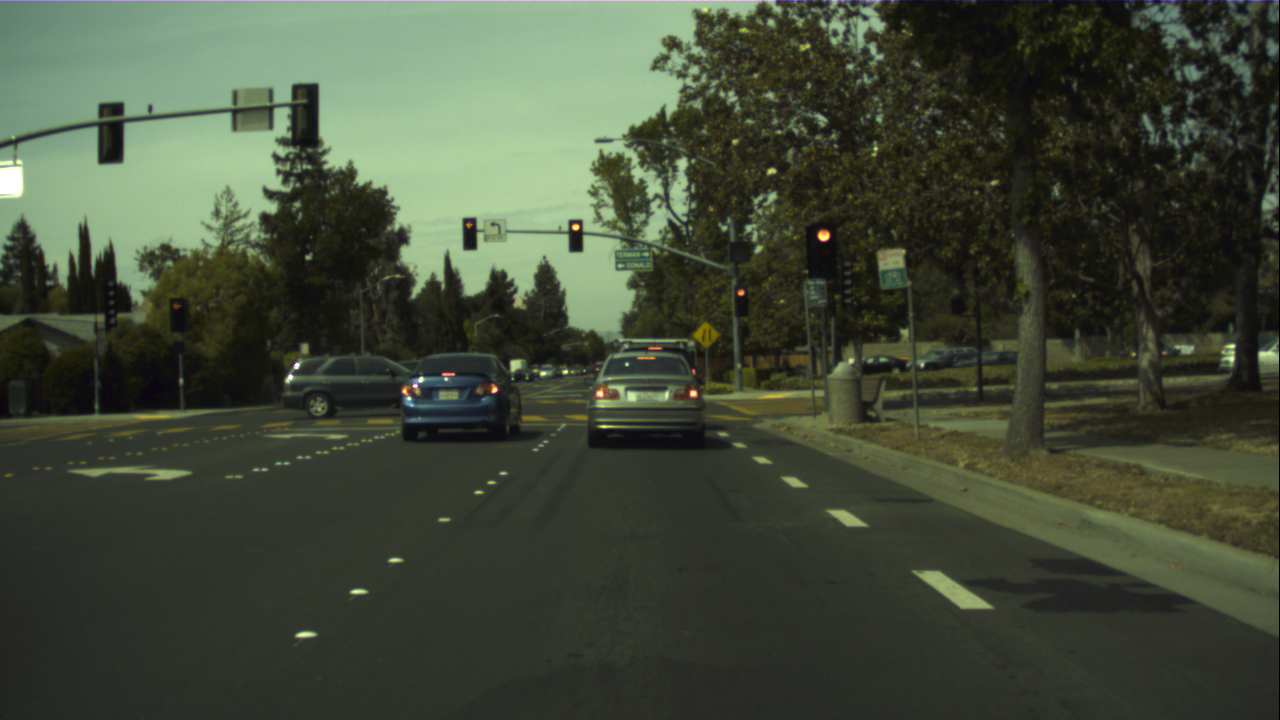
//> input picture src/images/13608.png, 1280 x 720 px, given in place of duckitest.mp4, which was not available
$ ./mainGraf   (built with g++ and OpenCV 4)
//> lines starting //> are read from the running program, lines starting //| are printed output that depends on the picture; after the words box and inside, x2 and y2 are one past the last pixel; in counts of white or black regions, pixels touching at a corner belong together; pictures that were not available may be replaced by others from this repository, and a replacement may not be noted
//> further down, frame is the input picture: 720 rows x 1280 cols, CV_8UC3; mean B, G, R 56.8, 74.2, 66.1
### src/FuzzyCannyEdgeDetection.h
//
// Created by johan on 24.11.2025.
//

#ifndef FUZZYCANNYEDGEDETECTION_H
#define FUZZYCANNYEDGEDETECTION_H


#include <opencv2/opencv.hpp>
#include <vector>


class FuzzyCannyEdgeDetection {

private:
int m_NumberOfEdgesLastFrame = 10000;

double m_UpperThreshold = 5e3;
double m_LowerThreshold = UpperThreshold / 3;
void fuzzyRefreshThreholds(int NumberofEdgesLastFrame);

// Dreieckfunktion
double triangleMF(int x, int a, int b, int c);

// Modifizierte Trapezfunktion für "Too few"
double tooFewMF(int x, int start, int end);

// Modifizierte Trapezfunktion für "Too many"
double tooManyMF(int x, int start, int end);

public:
cv::Mat applyCannyEdgeDetection(cv::Mat image);
};

#endif //FUZZYCANNYEDGEDETECTION_H

### src/FOURPICTURESDISPLAY/DisplayFourPictures.h
//
// Created by root on 05.11.25.
//

#ifndef DISPLAYFOURPICTURES_H
#define DISPLAYFOURPICTURES_H
#include <opencv2/opencv.hpp>
#include <vector>
using namespace cv;
using namespace std;
class DisplayFourPictures {
public:
  // 3. Lösche den Kopier-Konstruktor und Zuweisungs-Operator
  //    Dies verhindert, dass jemand die Instanz kopieren kann.
  DisplayFourPictures(const DisplayFourPictures&) = delete;
  DisplayFourPictures& operator=(const DisplayFourPictures&) = delete;

  // 2. Die öffentliche "getInstance" Methode
  static DisplayFourPictures& getInstance() {
    // 1. Die einzige Instanz wird hier als "static" deklariert.
    //    Sie wird nur beim allerersten Aufruf von getInstance() erstellt.
    //    Dies ist seit C++11 garantiert thread-sicher.
    static DisplayFourPictures instance;

    return instance;
  }

  static void addPictures(Mat image);

private:
  static vector<Mat> m_pictures;
  // 0. Der Konstruktor ist private!
  DisplayFourPictures() {
    // Konstruktor-Logik hier (wird nur einmal ausgeführt)
    std::cout << "Singleton-Instanz erstellt!" << std::endl;
  }
};


#endif //DISPLAYFOURPICTURES_H

### FuzzyCannyEdgeDetection.h
//
// Created by johan on 24.11.2025.
//

#ifndef FUZZYCANNYEDGEDETECTION_H
#define FUZZYCANNYEDGEDETECTION_H


#include <opencv2/opencv.hpp>
#include <vector>


class FuzzyCannyEdgeDetection {

private:
int m_NumberOfLinesLastFrame = 500;

double m_UpperThreshold = 150;
double m_LowerThreshold = m_UpperThreshold / 3;
void fuzzyRefreshThresholds(int NumberOfLinesLastFrame);

// Dreieckfunktion
double triangleMF(int x, int a, int b, int c);

// Modifizierte Trapezfunktion für "Too few"
double tooFewMF(int x, int start, int end);

// Modifizierte Trapezfunktion für "Too many"
double tooManyMF(int x, int start, int end);

public:
    cv::Mat applyCannyEdgeDetection(cv::Mat image);

    void updateThresholds(int detectedLinesCount);

    // Getter für Debugging
    double getUpperThreshold() const { return m_UpperThreshold; }
};

#endif //FUZZYCANNYEDGEDETECTION_H

### TRACKING/Tracking.h
#ifndef TRACKING_H
#define TRACKING_H
#include <opencv2/opencv.hpp>
#include <opencv2/video/tracking.hpp>
#include <vector>
#include "FuzzyCannyEdgedetection.h"
#include "../FOURPICTURESDISPLAY/DisplayFourPictures.h"
using namespace cv;
using namespace std;
struct LaneLine {
    double rho;   // Abstand zum Ursprung (Pixel)
    double theta; // Winkel der Normalen (Bogenmaß)
};
class Tracking
{
    //p entfernung vom ursprung und θ gleich winkel
    //als p= x*cos(O)+y*sin(O)
/*     In der Praxis: Hesse’sche Normalform x · cos(θ) + y · sin(θ) = p
        Parameterraum (p, θ), mit 0 ≤ θ < π und −rmax ≤ r(θ) ≤ rmax
        (rmax = (1/2)*(√M²+ N²) )*/

        // bei hohen geschwindigkeiten hat sich der Kalmanfilter als schlechetr erwiesen
        //ein einfacheres verfahren letztes verwenden von (p,θ) hat sich als besser erwiesen
        //Tracking setzt das verwenden des alten (p,θ) um also Acc(p,θ)

private:
    KalmanFilter kfLeft;
    KalmanFilter kfRight;
    FuzzyCannyEdgeDetection FuzzyCanny;
    /* data */
public:
    Tracking(/* args */);
    void applyAndDrawROITrapezoid(cv::Mat& img_edges, cv::Mat& img_visual);
    void applyAndDrawROITriangle(cv::Mat& img_edges, cv::Mat& img_visual);
    void drawRhoThetaLine(Mat& img, double rho, double theta, Scalar color, int thickness);
    void initKF(cv::KalmanFilter &kf);
    void generateHoughValuesAndTest();
    void generateHoughValuesOntestvideowithTriangle(Mat img);
    void generateHoughValuesOntestvideowithTrapezoid(Mat img );
    vector<LaneLine> process(cv::Mat& visual_img, double rhoL, double thetaL, bool hasLeft, double rhoR, double thetaR, bool hasRight);
    ~Tracking();
};
#endif // TRACKING_H

### src/NOISEREDUCTION/NoiseReduction.h
//
// Created by root on 05.11.25.
//

#ifndef DOCKIBOT_NOISEREDUCTION_H
#define DOCKIBOT_NOISEREDUCTION_H
#include <opencv2/opencv.hpp>
using namespace cv;
class NoiseReduction {
   static Mat m_image;
    public:
    Mat completeRunNoiseReduction(Mat image);
};


#endif //DOCKIBOT_NOISEREDUCTION_H

### FOURPICTURESDISPLAY/DisplayFourPictures.h
//
// Created by root on 05.11.25.
//

#ifndef DISPLAYFOURPICTURES_H
#define DISPLAYFOURPICTURES_H
#include <opencv2/opencv.hpp>
#include <vector>
using namespace cv;
using namespace std;
class DisplayFourPictures {
public:
  // 3. Lösche den Kopier-Konstruktor und Zuweisungs-Operator
  //    Dies verhindert, dass jemand die Instanz kopieren kann.
  DisplayFourPictures(const DisplayFourPictures&) = delete;
  DisplayFourPictures& operator=(const DisplayFourPictures&) = delete;

  // 2. Die öffentliche "getInstance" Methode
  static DisplayFourPictures& getInstance() {
        static DisplayFourPictures instance;
        return instance;
    }
// NEUE FUNKTION: Vergleicht Trapez vs. Dreieck ROI
    static void showROIComparison(Mat image);
  static void addPictures(Mat image);

private:
  static vector<Mat> m_pictures;
  // 0. Der Konstruktor ist private!
  DisplayFourPictures() {

    // Konstruktor-Logik hier (wird nur einmal ausgeführt)
    std::cout << "Singleton-Instanz erstellt!" << std::endl;
  }
};


#endif //DISPLAYFOURPICTURES_H

### COLORSPACESCALING/ColorSpaceScaling.h
#ifndef COLORSPACESCALING_H
#define COLORSPACESCALING_H
#include <opencv2/opencv.hpp>
using namespace cv;
using namespace std;
class ColorSpaceScaling {
public:
    static int m_imageFlagYuv;
    static Mat m_image; // Das BGR-Bild, auf das wir zeichnen

    static void greyScaleBGRTOGREY();

    static void backYUVToRGB();

    static void yuvScale();

    // NEUE SIGNATUR: Nimmt das YUV-Bild zum Lesen entgegen
    static void drawLine( int k, int step, int y_line, int starlefside,const Mat& yuvImage);

    static void verticalThreeFourthLine();
    static Mat CompleteRunCSS(Mat image);
};

#endif //COLORSPACESCALING_H

### FuzzyCannyEdgeDetection.cpp
//
// Created by johan on 24.11.2025.
//

#include "FuzzyCannyEdgeDetection.h"

#include <iostream>
#include <ostream>


// Dreieckfunktion
// [56 lines left out: functions triangleMF, tooFewMF, tooManyMF, fuzzyRefreshThresholds, not called in this run]


cv::Mat FuzzyCannyEdgeDetection::applyCannyEdgeDetection(cv::Mat image) {

    // Canny Detection durchführen
    cv::Mat edges;
    cv::Canny(image, edges, m_LowerThreshold, m_UpperThreshold);
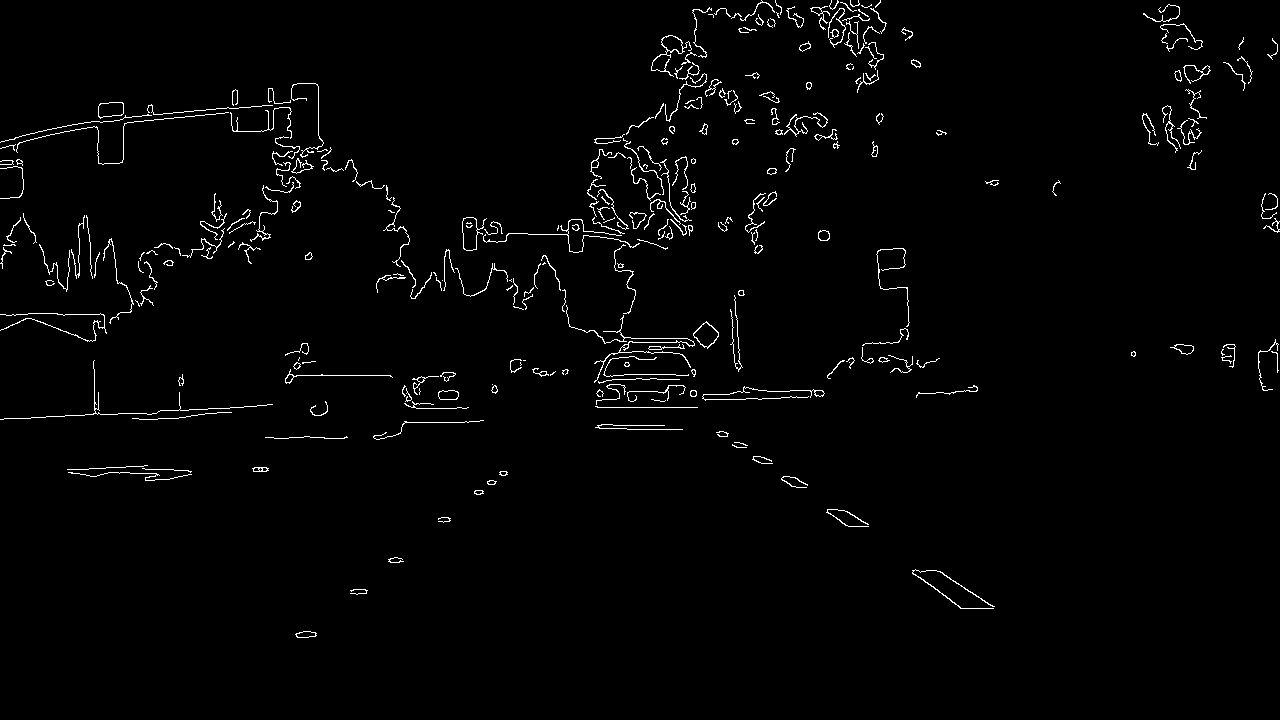
//> edges: 720 rows x 1280 cols, CV_8UC1; 1.7% white in thin lines or dots, all inside (x1, y1, x2, y2) = (0, 0, 1280, 638)

    // Anzahl der erkannten linien zählen
    //m_NumberLinesLastFrame = D.Anzahlerkanntelinien; //statisches attribut //TODO
    //m_NumberOfLinesLastFrame = 345; //platzhalter, eigentlich anzahl erkannter linien aus der pipeline-Klasse D nutzen.

	// Thresholds entsprechend der detektierten Linien aktualisieren
	//fuzzyRefreshThresholds(m_NumberOfLinesLastFrame);
    return edges;
}

// [4 lines left out: function updateThresholds, not called in this run]

### TRACKING/Tracking.cpp

#include "Tracking.h"

#include <iostream>
#include <ostream>

#include "../FuzzyCannyEdgeDetection.h"

void Tracking::initKF(KalmanFilter &kf) {
  // Initialisiert einen Filter (genau wie dein alter Code, nur generisch)
    kf.init(4, 2, 0, CV_64F);

    // A. Übergangsmatrix (F)
    kf.transitionMatrix = (cv::Mat_<double>(4, 4) <<
        1, 0, 1, 0,
        0, 1, 0, 1,
        0, 0, 1, 0,
        0, 0, 0, 1);

    // B. Messmatrix (H)
    kf.measurementMatrix = (cv::Mat_<double>(2, 4) <<
        1, 0, 0, 0,
        0, 1, 0, 0);

    // C. Rauschen
    setIdentity(kf.processNoiseCov, Scalar::all(1e-4));
    setIdentity(kf.measurementNoiseCov, Scalar::all(1e-1));
    setIdentity(kf.errorCovPost, Scalar::all(1));
    }
    Tracking::~Tracking() {
        // Destructor
    }
    Tracking::Tracking(){
    // Beide Filter initialisieren
    initKF(kfLeft);
    initKF(kfRight);// Singleton-Instanz holen

    }

    // --- Hilfsfunktion zum Zeichnen von Rho/Theta ---
    void Tracking::drawRhoThetaLine(Mat& img, double rho, double theta, Scalar color, int thickness) {
        // Umrechnung von Polar (rho, theta) zu Kartesisch (2 Punkte)
        double a = cos(theta);
        double b = sin(theta);
        double x0 = a * rho;
        double y0 = b * rho;

        // Wir berechnen zwei Punkte weit außerhalb des Bildes (+/- 1000 Pixel)
        Point pt1, pt2;
        pt1.x = cvRound(x0 + 1000 * (-b));
        pt1.y = cvRound(y0 + 1000 * (a));
        pt2.x = cvRound(x0 - 1000 * (-b));
        pt2.y = cvRound(y0 - 1000 * (a));

        line(img, pt1, pt2, color, thickness, LINE_AA);
    }
//Hilfsfunktion um generierte testdaten zu erstellen und den tracking algorithmus zu testen
    // [101 lines left out: function generateHoughValuesAndTest, not called in this run]
void Tracking::applyAndDrawROITrapezoid(cv::Mat& img_edges, cv::Mat& img_visual) {
    int h = img_edges.rows;
    int w = img_edges.cols;

    // --- 1. DEFINITION DER PUNKTE (Das Trapez) ---
    // Hier stellst du ein, wie viel weggeschnitten wird.
    vector<Point> roi_points;
    roi_points.push_back(Point(0, h));           // Links Unten
    roi_points.push_back(Point(w, h));           // Rechts Unten
    roi_points.push_back(Point(w, h * 0.45));    // Rechts Oben (45% der Höhe)
    roi_points.push_back(Point(0, h * 0.45));    // Links Oben  (45% der Höhe)

    // --- 2. MASKIERUNG (Für das Kantenbild) ---
    // Erstelle schwarze Maske
    Mat mask = Mat::zeros(img_edges.size(), img_edges.type());

    // Fülle das Trapez weiß
    fillConvexPoly(mask, roi_points, Scalar(255));
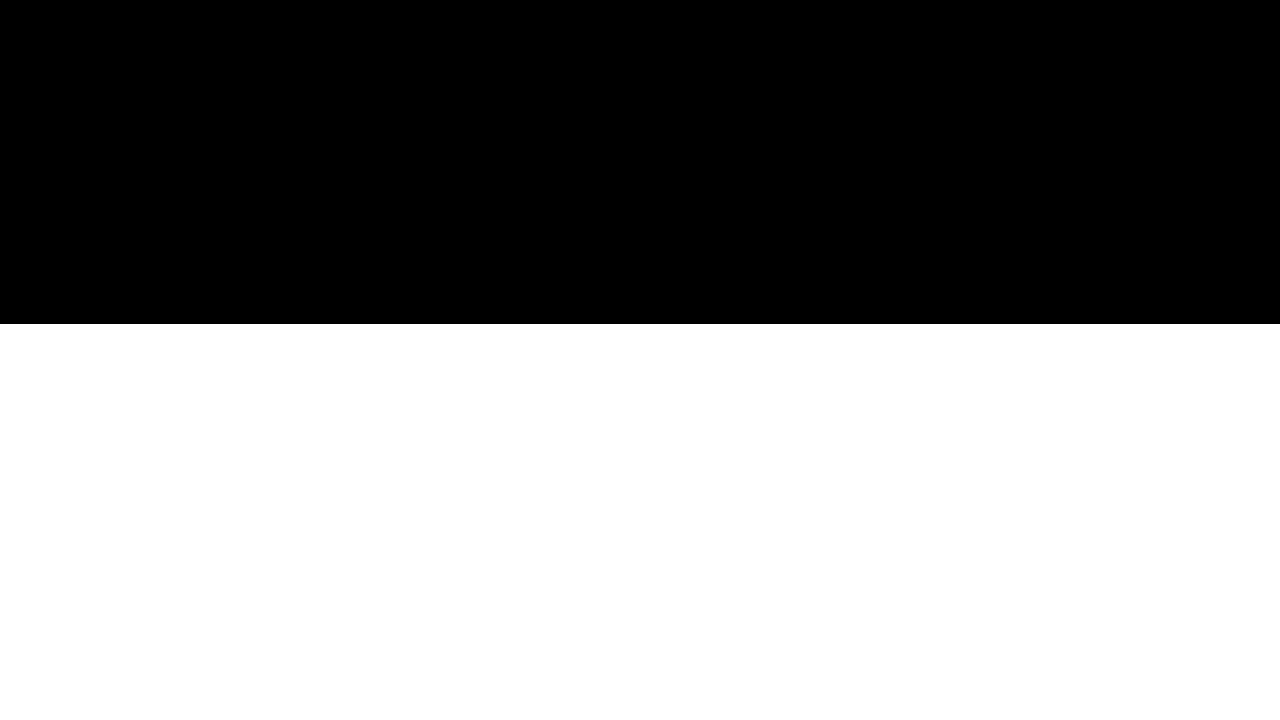
//> mask: 720 rows x 1280 cols, CV_8UC1; 55% white; 1 black region, box (x1, y1, x2, y2) and area: (0, 0, 1280, 324) 414720

    // Wende Maske an: Alles außerhalb des Trapezes wird im Kantenbild schwarz
    bitwise_and(img_edges, mask, img_edges);
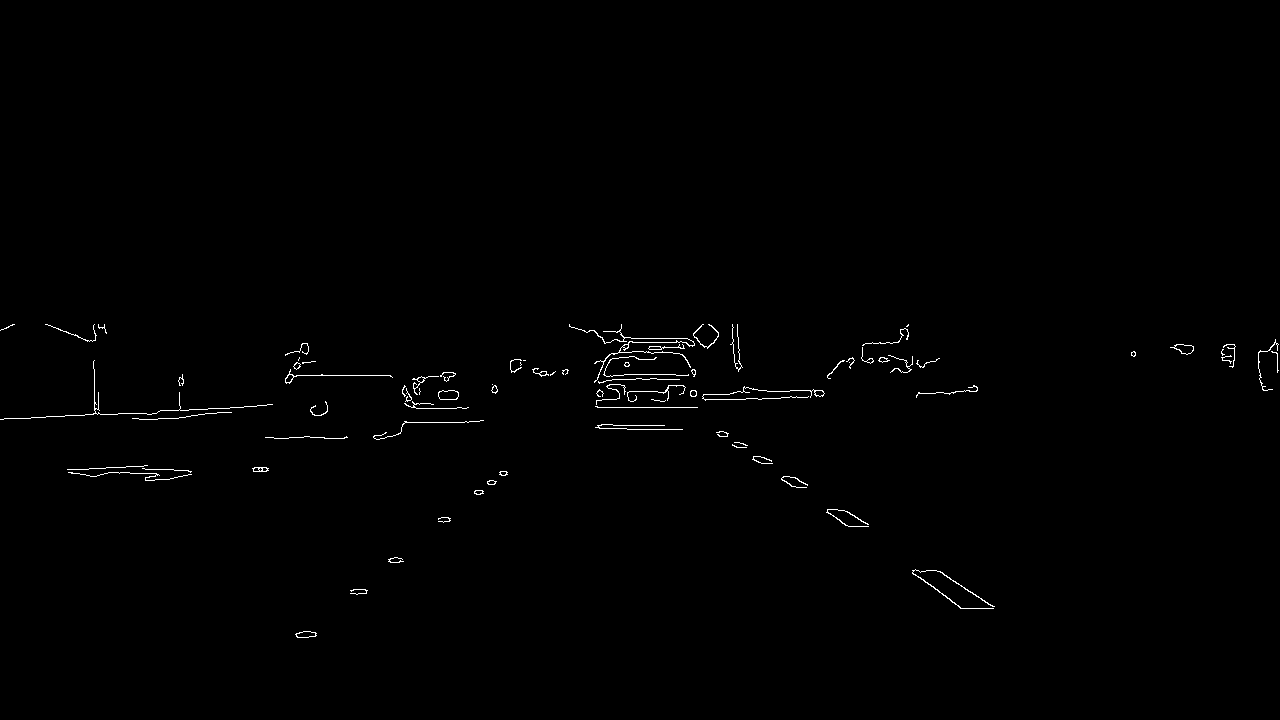
//> img_edges: 720 rows x 1280 cols, CV_8UC1; 0.56% white in thin lines or dots, all inside (x1, y1, x2, y2) = (0, 324, 1279, 638)

    // --- 3. ZEICHNEN (Für das Farbbild/Video) ---
    // Zeichne gelbe Linien um das Trapez, damit du siehst, wo der Roboter guckt
    const Point* pts_ptr = &roi_points[0];
    int n_pts = (int)roi_points.size();

    // Scalar(0, 255, 255) ist Gelb in BGR
    polylines(img_visual, &pts_ptr, &n_pts, 1, true, Scalar(0, 255, 255), 2);
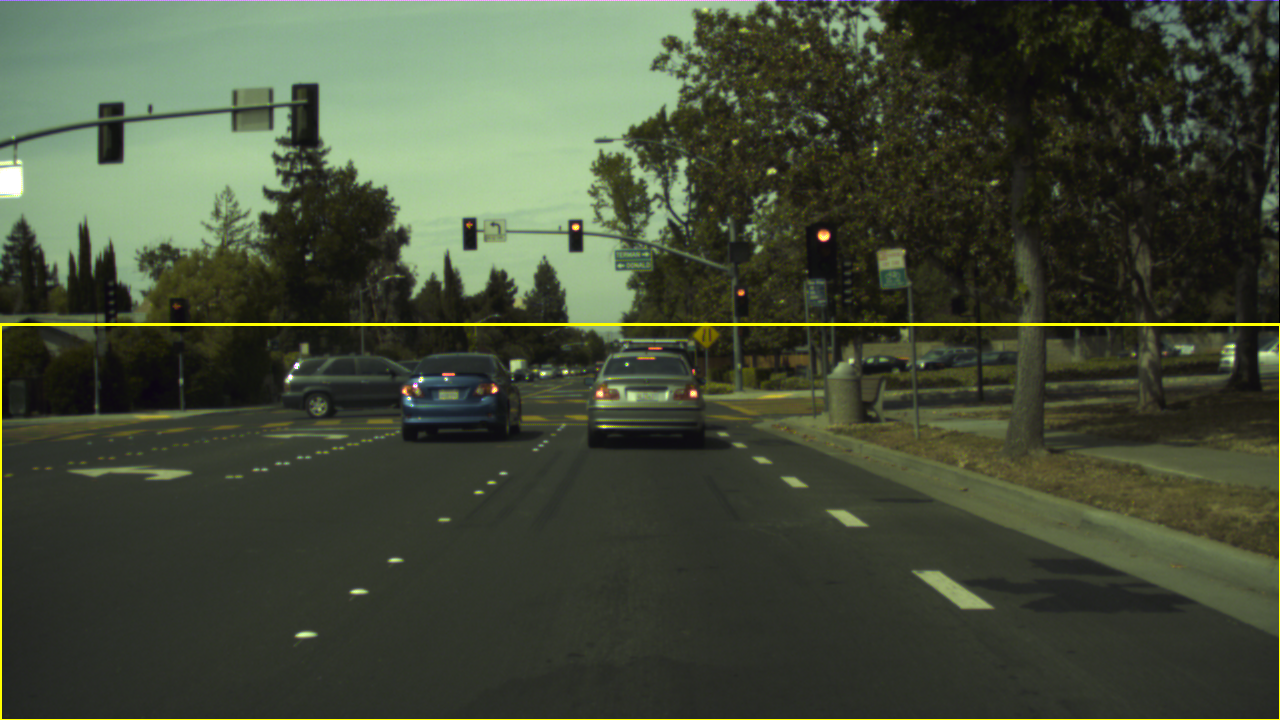
//> img_visual: 720 rows x 1280 cols, CV_8UC3; 0.68% of pixels changed, all inside (x1, y1, x2, y2) = (0, 323, 1280, 720)
}
// [30 lines left out: function applyAndDrawROITriangle, not called in this run]
void Tracking::generateHoughValuesOntestvideowithTriangle(Mat img) {
    Mat image, gray, blurred, dst, color_dst;

    image = img.clone();
    color_dst = image.clone();

    // 1. Vorverarbeitung
    cvtColor(image, gray, COLOR_BGR2GRAY);
    GaussianBlur(gray, blurred, Size(7, 7), 1.5);

    // --- Fuzzy Canny nutzen ---
    dst = FuzzyCanny.applyCannyEdgeDetection(blurred);

    // 2. ROI (Maskieren)
    dst = m_roi.update(dst);
    m_roi.draw(color_dst);

    // Line Detection
    LineDetection lineDetector;

    // Besserer Wert: 45
    lineDetector.setHoughThreshold(45);

    int rawCount = 0;

    std::vector<LaneLine> results = lineDetector.detectLines(dst, color_dst, rawCount);

    // Dem Fuzzy-Regler sagen, wie viele Linien es waren, damit er für das NÄCHSTE Bild lernt.
    FuzzyCanny.updateThresholds(rawCount);

    // Index 0 ist laut der Klasse immer LINKS
    LaneLine leftLine = results[0];
    // Index 1 ist laut der Klasse immer RECHTS
    LaneLine rightLine = results[1];

    // --- VISUALISIERUNG ---
    // Wir zeichnen die erkannten Durchschnittslinien in Cyan (Hellblau)
    if (leftLine.found) {
        drawRhoThetaLine(color_dst, leftLine.rho, leftLine.theta, Scalar(255, 255, 0), 2);
    }
    if (rightLine.found) {
        drawRhoThetaLine(color_dst, rightLine.rho, rightLine.theta, Scalar(255, 255, 0), 2);
    }

    // --- DATENÜBERGABE AN KALMAN (process) ---
    // Wir müssen die Struktur "LaneLine" in die Variablen entpacken,
    // die deine process-Funktion erwartet.

    double avgRhoL = leftLine.rho;
    double avgThetaL = leftLine.theta;
    bool hasLeft = leftLine.found;

    double avgRhoR = rightLine.rho;
    double avgThetaR = rightLine.theta;
    bool hasRight = rightLine.found;

    process(color_dst, avgRhoL, avgThetaL, hasLeft, avgRhoR, avgThetaR, hasRight);

    m_roi.setLaneStatus(
        leftLine.found, leftLine.rho, leftLine.theta,
        rightLine.found, rightLine.rho, rightLine.theta
    );

    // Anzeige
    DisplayFourPictures::getInstance().showROIComparison(dst);
    DisplayFourPictures::getInstance().showROIComparison(color_dst);
}


void Tracking::generateHoughValuesOntestvideowithTrapezoid(Mat img) {
    Mat image, gray, blurred, dst, color_dst;


        image=img.clone(); // BGR Bild laden


        // 1. Vorverarbeitung
        cvtColor(image, gray, COLOR_BGR2GRAY);
        // 2. Bild für Anzeige vorbereiten
        color_dst = image.clone();
        GaussianBlur(gray, blurred, Size(7, 7), 1.5);
    cerr << "generate" << endl;
        dst = FuzzyCanny.applyCannyEdgeDetection(blurred);
        //Canny(blurred, dst, 100, 200, 3); // Werte ggf. anpassen (150, 180 war etwas hoch)
        // Eine Funktion erledigt Maskierung UND Zeichnen gleichzeitig
        applyAndDrawROITrapezoid(dst, color_dst);


        // 3. Hough Transformation
        vector<Vec4i> lines;
        // Tipp: maxLineGap (letzter Wert) nicht zu hoch, sonst verbindet er Striche falsch
        HoughLinesP(dst, lines, 1, CV_PI / 180, 50, 30, 10);
//> lines = 33 lines (x1, y1, x2, y2), first 8: [724, 399, 822, 396], [4, 418, 64, 416], [178, 410, 272, 404], [287, 375, 390, 375], [938, 571, 993, 606], [597, 407, 697, 407], [65, 415, 145, 413], [617, 391, 668, 391]

        // Debug: Alle erkannten Linien blau malen
        for (size_t i = 0; i < lines.size(); i++) {
            line(color_dst, Point(lines[i][0], lines[i][1]),
                 Point(lines[i][2], lines[i][3]), Scalar(255, 0, 0), 1);
        }
//> this loop made 33 passes
//> (the rest of the program and of its run is left out)
